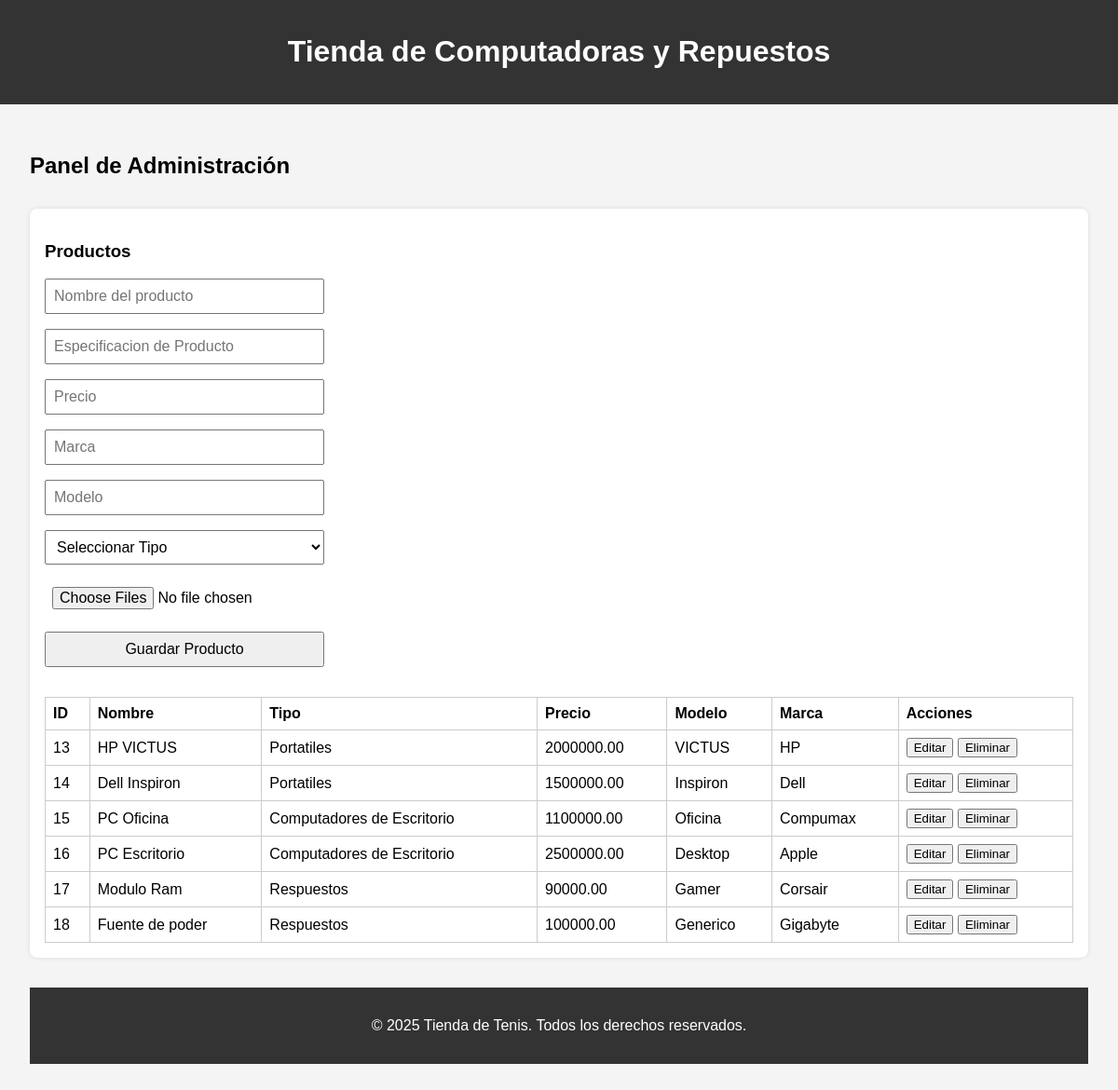
The app's page /index.php?action=verAdministracion (signed in) with its own data.
### tables this page shows
CREATE TABLE `productos` (
  `id` int(11) NOT NULL,
  `nombre` varchar(100) NOT NULL,
  `especificaciones` varchar(200) DEFAULT NULL,
  `precio` decimal(10,2) NOT NULL,
  `id_categoria` int(11) DEFAULT NULL,
  `marca` varchar(200) NOT NULL,
  `modelo` varchar(200) NOT NULL,
  `tipo` varchar(50) NOT NULL
);

CREATE TABLE `categorias` (
  `id` int(11) NOT NULL,
  `nombre` varchar(100) NOT NULL
);

### controlador/controlador.php (called while the page is built, shortened)
<?php
class Controlador
{
    public function consultarProductos()
    {
        $gestor = new GestorProducto;
        $productos = $gestor->consultarProductos();
        require_once("vista/html/productos.php");
    }
}

### modelo/gestorProductos.php (called while the page is built, shortened)
<?php
class GestorProducto
{
    public function consultarProductos()
    {
        $conexion = new conexion;
        $conexion->abrir();
        $sql = "SELECT productos.id AS id_producto,
        categorias.nombre AS nombre_categoria,
        productos.nombre,
        productos.especificaciones,
        productos.precio,
        productos.modelo,
        productos.marca
        FROM productos
        JOIN categorias ON productos.id_categoria = categorias.id;";
        $conexion->consulta($sql);
        $result = $conexion->obtenerResultado();
        return $result;
    }
}

### modelo/conexion.php (called while the page is built, shortened)
<?php
class Conexion{
    private $mySQLI;
    private $result;
    public function abrir(){
        $this->mySQLI = new mysqli("localhost", "root", "", "tienda_tenis");
    }
    public function consulta($sql){
        $this->result = $this->mySQLI->query($sql);
    }
    public function obtenerResultado(){
        return $this->result;
    }
}

### vista/html/productos.php (the view, shortened to what this page needs)
<!DOCTYPE html>
<html lang="es">
<head>
  <link rel="stylesheet" href="vista/css/style.css">
</head>
<body>
  <header>
    <h1>Tienda de Computadoras y Repuestos</h1>
  </header>
  <?php
  if (isset($_SESSION["rol"]) && $_SESSION["rol"] == "admin") {
    if ($_SESSION["rol"] == "admin") {
      ?>
      <section id="panel-admin">
        <h2>Panel de Administración</h2>
        <div class="admin-section">
          <h3>Productos</h3>
          <?php
          if (isset($productosxid)) {
            $fila3 = $productosxid->fetch_assoc();
            ?>
            <form class="form-admin" action="index.php?action=editarProductoxid" method="post" required
              enctype="multipart/form-data">
              <input type="hidden" value="<?php echo $fila3["id_producto"] ?>" id="idProducto" name="idProducto">
              <input type="text" value="<?php echo $fila3["nombre"] ?>" id="nombre" name="nombre" required>
              <input type="text" value="<?php echo $fila3["especificaciones"] ?>" id="especificaciones"
                name="especificaciones" required>
              <input type="number" value="<?php echo $fila3["precio"] ?>" id="precio" name="precio" required>
              <input type="text" value="<?php echo $fila3["marca"] ?>" id="marca" name="marca" required>
              <input type="text" value="<?php echo $fila3["modelo"] ?>" id="modelo" name="modelo" required>
              <select id="categoria" name="categoria" required>
                <option value="">Seleccionar Tipo</option>
                <?php
                while ($fila2 = $categoriasSelect->fetch_assoc()) {
                  ?>
                  <option <?php if ($fila3["id_categoria"] == $fila2["id"]) {
                    echo "selected";
                  } ?> value="<?php echo $fila2["id"] ?>"><?php echo $fila2["nombre"] ?></option>
                  <?php
                }
                ?>
              </select>
              <div class="galeria-imagenes">
                <?php
                while ($fila4 = $imagenes->fetch_assoc()) {
                  if ($fila4["id_producto"] == $fila3["id_producto"]) {
                    ?>
                    <a href="index.php?action=borrarImagen&id=<?php echo $fila4["id"] ?>" class="imagenEliminar"
                      onclick="return confirm('¿Estás seguro de que quieres eliminar esta imagen?');">
                      <img class="imagenes" src="uploads/<?php echo $fila4["nombre_archivo"] ?>" alt="Imagen del producto">
                      <div class="contenedor_basurero">
                        <img class="icono_basura" src="vista/imagenes/borrar.png" alt="Eliminar">
                      </div>
                    </a>
                    <?php
                  }
                }
                ?>
              </div>
              <input id="cover" class="upload" name="cover[]" type="file" multiple>
              <button type="submit">Editar Producto</button>
            </form>
            <?php
          } else {
            ?>
            <form class="form-admin" action="index.php?action=guardarProducto" method="post" required required
              enctype="multipart/form-data">
              <input type="text" placeholder="Nombre del producto" id="nombre" name="nombre" required>
              <input type="text" placeholder="Especificacion de Producto" id="especificacion" name="especificacion" required>
              <input type="number" placeholder="Precio" id="precio" name="precio" required>
              <input type="text" placeholder="Marca" id="marca" name="marca" required>
              <input type="text" placeholder="Modelo" id="modelo" name="modelo" required>
              <select id="categoria" name="categoria" required>
                <option value="">Seleccionar Tipo</option>
              </select>
              <input id="cover" class="upload" name="cover[]" type="file" multiple>
              <button type="submit">Guardar Producto</button>
            </form>
            <?php
          }
          ?>
          <table>
            <thead>
              <tr>
                <th>ID</th>
                <th>Nombre</th>
                <th>Tipo</th>
                <th>Precio</th>
                <th>Modelo</th>
                <th>Marca</th>
                <th>Acciones</th>
              </tr>
            </thead>
            <tbody>
              <?php
              while ($fila = $productos->fetch_assoc()) {
                ?>
                <tr>
                  <td><?php echo $fila["id_producto"] ?></td>
                  <td><?php echo $fila["nombre"] ?></td>
                  <td><?php echo $fila["nombre_categoria"] ?></td>
                  <td><?php echo $fila["precio"] ?></td>
                  <td><?php echo $fila["modelo"] ?></td>
                  <td><?php echo $fila["marca"] ?></td>
                  <td>
                    <a href="index.php?action=editarProducto&id=<?php echo $fila["id_producto"] ?>"><button
                        type="button">Editar</button></a>
                    <a href="index.php?action=eliminarProducto&id=<?php echo $fila['id_producto']; ?>"
                      onclick="return confirm('¿Estás seguro de que quieres eliminar este producto?');"><button
                        type="button">Eliminar</button></a>
                  </td>
                </tr>
                <?php
              }
              ?>
            </tbody>
          </table>
        </div>
        <?php
    }
  }
  ?>
    <footer>
      <p>&copy; 2025 Tienda de Tenis. Todos los derechos reservados.</p>
    </footer>
</body>
</html>

### index.php (shortened to what this page needs)
<?php
require_once("Controlador/Controlador.php");
require_once("Modelo/Conexion.php");
require_once("Modelo/GestorProductos.php");
require_once("Modelo/Productos.php");
$controlador = new Controlador();
if (isset($_GET['action'])) {
    switch ($_GET['action']) {
        case "verAdministracion":
            if (isset($_SESSION["rol"]) && $_SESSION["rol"] == "admin") {
                $productos = $controlador->consultarProductos();
            } else {
                $controlador->verPagina("vista/html/admin.php");
            }
            break;
    }
} else {
    $controlador->verPagina("vista/html/catalogo.php");
}

### vista/css/style.css (style rules this page uses)
body { font-family: Arial, sans-serif; margin: 0; padding: 0; background-color: #f4f4f4; }
header { background-color: #333; color: white; padding: 1rem; text-align: center; }
section { padding: 2rem; }
form { display: flex; flex-direction: column; max-width: 300px; margin-top: 1rem; }
form input, form button, form select { margin-bottom: 1rem; padding: 0.5rem; font-size: 1rem; }
.admin-section { margin-top: 2rem; background: #fff; padding: 1rem; border-radius: 8px; box-shadow: 0 0 5px rgba(0,0,0,0.1); }
.admin-section table { width: 100%; border-collapse: collapse; margin-top: 1rem; }
.admin-section table, th, td { border: 1px solid #ccc; }
.admin-section th, .admin-section td { padding: 0.5rem; text-align: left; }
footer { background-color: #333; color: white; text-align: center; padding: 1rem; margin-top: 2rem; }

### records on screen
productos: id "13", nombre "HP VICTUS", id_categoria.nombre "Portatiles", precio "2000000.00", modelo "VICTUS", marca "HP"
productos: id "14", nombre "Dell Inspiron", id_categoria.nombre "Portatiles", precio "1500000.00", modelo "Inspiron", marca "Dell"
productos: id "15", nombre "PC Oficina", id_categoria.nombre "Computadores de Escritorio", precio "1100000.00", modelo "Oficina", marca "Compumax"
productos: id "16", nombre "PC Escritorio", id_categoria.nombre "Computadores de Escritorio", precio "2500000.00", modelo "Desktop", marca "Apple"
productos: id "17", nombre "Modulo Ram", id_categoria.nombre "Respuestos", precio "90000.00", modelo "Gamer", marca "Corsair"
productos: id "18", nombre "Fuente de poder", id_categoria.nombre "Respuestos", precio "100000.00", modelo "Generico", marca "Gigabyte"
